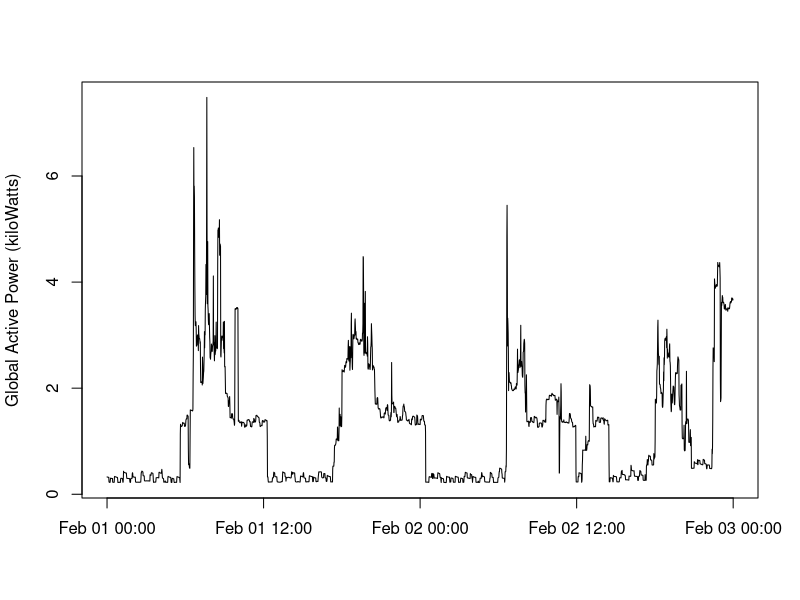

This figure's R source:
# Read data for plotting from prepared CSV file
powerdata <- read.csv("powerdata.csv", header=T, sep=",", stringsAsFactors=F)
# DateTime needs to be formatted appropriately
powerdata$DateTime <-strptime(powerdata$DateTime, "%Y-%m-%d %T")
attach(powerdata)
# Plot a line chart
png("plot2.png")
plot(DateTime, Global_active_power, type="l", xlab="", ylab="Global Active Power (kiloWatts)")
dev.off()
detach(powerdata)
rm("powerdata")
